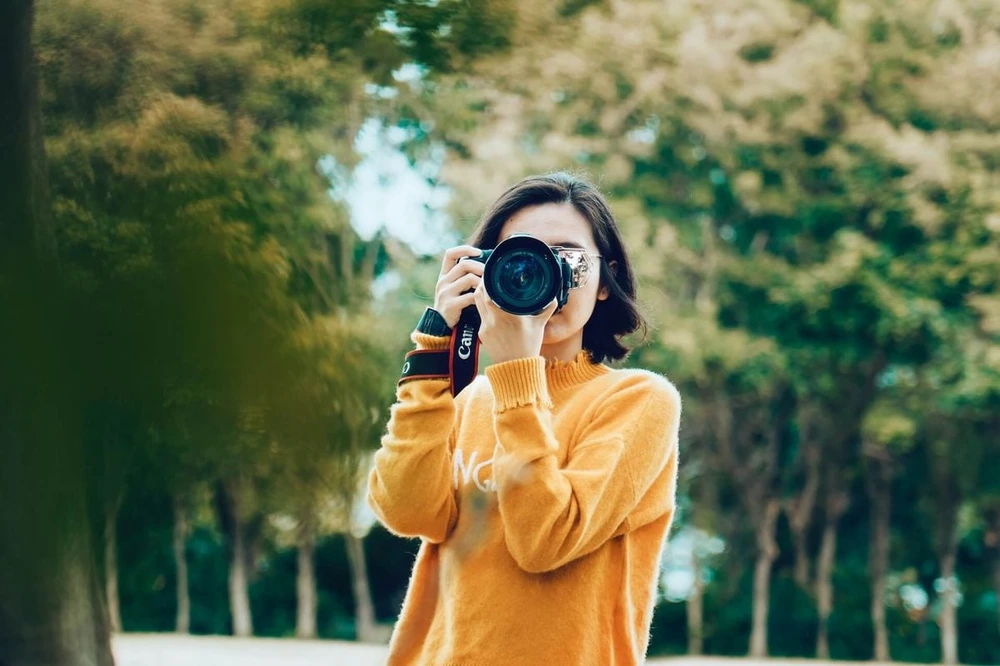
#> input picture img1.jpg, 1000 x 666 px
$ python edge_detection.py
#> lines starting #> are read from the running program, lines starting #| are printed output that depends on the picture; after the words box and inside, x2 and y2 are one past the last pixel; in counts of white or black regions, pixels touching at a corner belong together
#canny edge detection
import cv2 as cv #opencv
import matplotlib.pyplot as plt #matplot to display the result

img = cv.imread('img1.jpg',cv.IMREAD_GRAYSCALE) #for canny edge detection, the image must be in grayscale
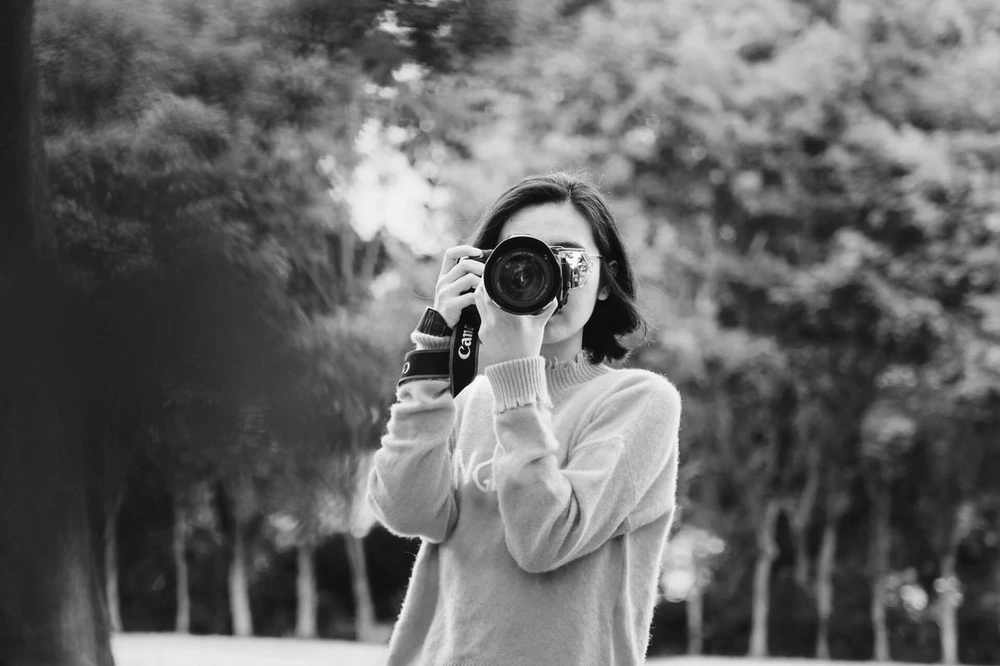
#> img: shape (666, 1000); min 1, max 255, mean 102.3
edges = cv.Canny(img,100,200,L2gradient=True) #apply canny edge detection algo, which will do the 5 steps mentioned and return the edges
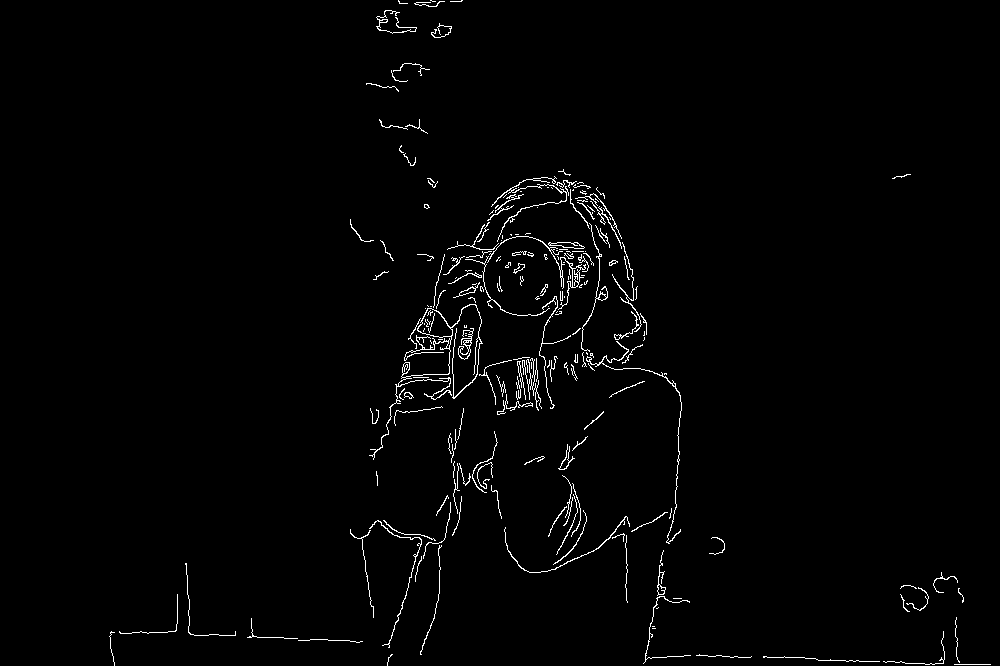
#> edges: shape (666, 1000); 1.5% white in thin lines or dots, all inside (x1, y1, x2, y2) = (109, 0, 991, 666)
#not entering aperture size, as 3 is the default size, which is what we want
plt.figure()
#orig image
plt.subplot(1,2,1)
plt.imshow(img,cmap='gray')
plt.title('Original Image')
plt.axis('off')

#edges
plt.subplot(1,2,2)
plt.imshow(edges,cmap='gray')
plt.title('Edges')
plt.axis('off')

plt.show()
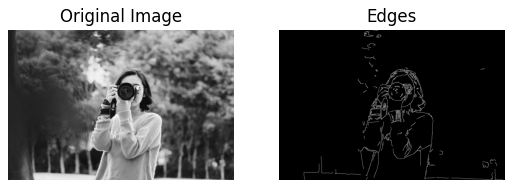
#> figure drawn by matplotlib, 2 panels
